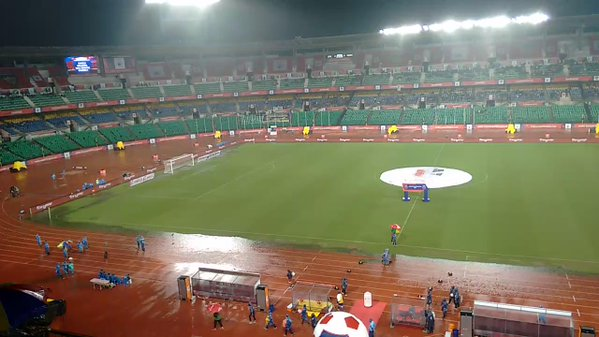
#> input picture vvdataset/16-rtGg7fYoeS3_Z.jpg, 599 x 337 px, found by its file name; its folder holds 4 pictures in this run
$ python cluster.py   (Python 2 division)
#> lines starting #> are read from the running program, lines starting #| are printed output that depends on the picture; long printed decimals are rounded
import numpy as np
import h5py
from sklearn.metrics.pairwise import euclidean_distances
from sklearn.cluster import KMeans
from os import listdir
from os.path import isfile, join
import cv2
from shutil import copyfile
import os,sys
import matplotlib.pyplot as plt
from math import log10

def preprocess(imageFile):
	image = cv2.imread(imageFile)
#> image is the input picture: shape (337, 599, 3); mean B, G, R 96, 116, 121
	image = cv2.cvtColor(image, cv2.COLOR_BGR2GRAY)
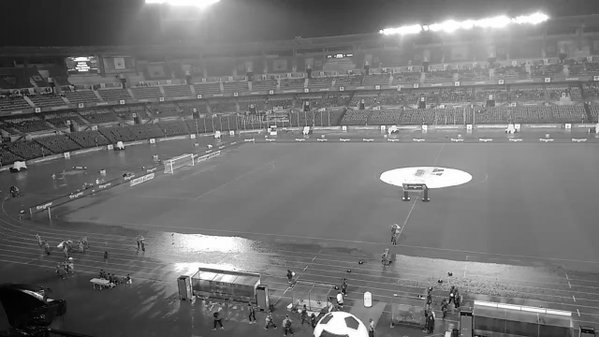
#> image: shape (337, 599); min 0, max 255, mean 115.2
	height, width = image.shape[:2]
#> height = 337; width = 599
	#print height,"X",width
	#crop to 70%
	#image = image[int(0.15*height):int(0.85*height),int(0.15*width):int(0.85*width)]
	#image = cv2.equalizeHist(image)
	imResized=cv2.resize(image, (256,256))
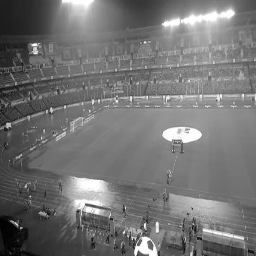
#> imResized: shape (256, 256); min 1, max 255, mean 115.1
	return imResized


def getMoment(image,size):
#> called with size = 3
	moment = cv2.HuMoments(cv2.moments(image)).flatten()
#> moment = [0.00129, 3.59e-09, 2.23e-11, 3.19e-12, 2.35e-23, -1.83e-16, 1.31e-23]
	return moment[:size]

def mfilter(moment):
	#moment[0]*=1e+06
	#moment[1]*=1e+08
	#moment[2]*=1e+12
	moment[0]=log10(moment[0])
	moment[1]=log10(moment[1])
	moment[2]=log10(moment[2])

input_path = '/home/shubham/Desktop/project/vvdataset'

onlyfiles = [ f for f in listdir(input_path) if isfile(join(input_path,f)) ]

X = None

i = 1
for f in onlyfiles:
	img = preprocess(join(input_path,f))
	mm = getMoment(img,3)
#> mm = [0.00129, 3.59e-09, 2.23e-11]
	#print i,". ",mm
	mfilter(mm)
	#print f
	print i,". af: ",mm
#| 1 . af:  [ -2.889  -8.445 -10.652]
	if X is None:
		X = mm
#> X = [-2.89, -8.45, -10.65]
	else:
		X = np.vstack((X,mm))
	i+=1
#> pass 2 of the loop `for f in onlyfiles:`:
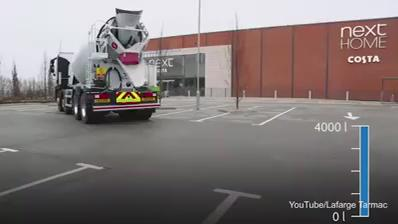
#> input picture vvdataset/90qpAUD9vyrQmk_M.jpg, 398 x 224 px, found by its file name
#> in preprocess, image is the input picture: shape (224, 398, 3); mean B, G, R 119.1, 119.5, 127.9
#> in preprocess (call 2), `image = cv2.cvtColor(image, cv2.COLOR_BGR2GRAY)`:
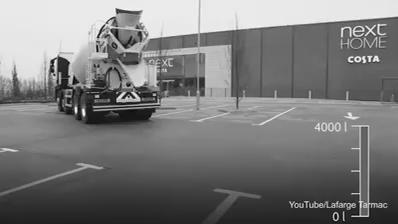
#> image: shape (224, 398); min 0, max 254, mean 122
#> in preprocess (call 2), `imResized=cv2.resize(image, (256,256))`:
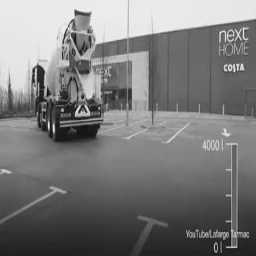
#> imResized: shape (256, 256); min 12, max 245, mean 121.9
#> mm = [0.00132, 1.31e-08, 2.28e-11]
#| 2 . af:  [ -2.881  -7.884 -10.643]
#> `X = np.vstack((X,mm))`: X = [[-2.89, -8.45, -10.65], [-2.88, -7.88, -10.64]]
#> pass 3 of the loop `for f in onlyfiles:`:
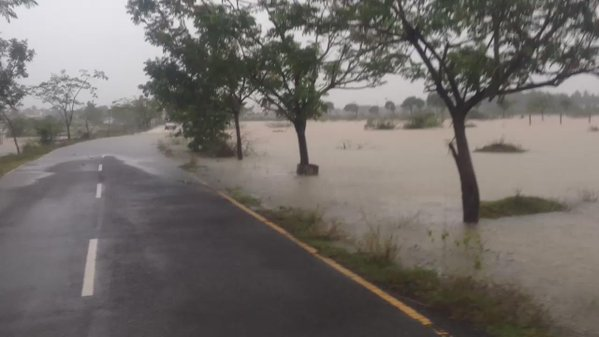
#> input picture vvdataset/9SyJ3mdNMPsOaHsh.jpg, 599 x 337 px, found by its file name
#> in preprocess, image is the input picture: shape (337, 599, 3); mean B, G, R 105.7, 109.3, 114.2
#> image: shape (337, 599)
#> in preprocess (call 3), `imResized=cv2.resize(image, (256,256))`:
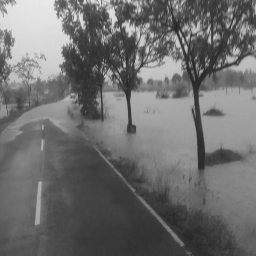
#> imResized: shape (256, 256); min 37, max 233, mean 110.3
#> mm = [0.0015, 4.41e-08, 3.98e-11]
#| 3 . af:  [ -2.823  -7.356 -10.401]
#> `X = np.vstack((X,mm))`: X = [[-2.89, -8.45, -10.65], [-2.88, -7.88, -10.64], [-2.82, -7.36, -10.4]]
#> the loop made 4 passes; the first 3 are shown


print("clustering...")
#> (the run stopped early here; a loop or call above may not have finished)
